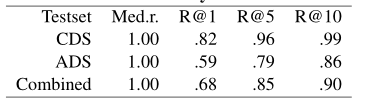
#> input picture opencv/7.png, 368 x 99 px
$ python test3.py
#> lines starting #> are read from the running program, lines starting #| are printed output that depends on the picture; after the words box and inside, x2 and y2 are one past the last pixel; in counts of white or black regions, pixels touching at a corner belong together
#> further down, img is the input picture: shape (99, 368, 3); min 0, max 255, mean 236.7
import cv2 as cv
import numpy as np

def dilate_demo(image):
    gray = cv.cvtColor(image, cv.COLOR_BGR2GRAY)
    ret, binary = cv.threshold(gray, 0, 255, cv.THRESH_BINARY_INV | cv.THRESH_OTSU)
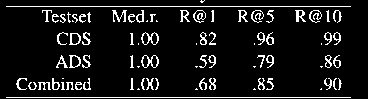
#> binary: shape (99, 368); 9.2% white in thin lines or dots
#> ret = 170
    kernel = cv.getStructuringElement(cv.MORPH_RECT, (6, 2))
    dst = cv.dilate(binary, kernel)
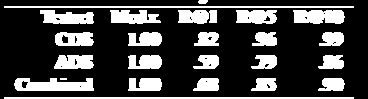
#> dst: shape (99, 368); 26.1% white; 24 white regions (1 under 20 px), largest, box (x1, y1, x2, y2) and area: (14, 78, 94, 91) 788, (4, 6, 354, 8) 700, (4, 97, 354, 99) 700
    kernel2 = cv.getStructuringElement(cv.MORPH_RECT, (2, 6))
    dst = cv.dilate(dst, kernel2)
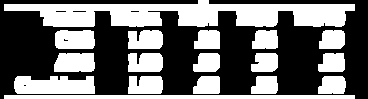
#> dst: shape (99, 368); 43.8% white; 17 white regions, largest, box (x1, y1, x2, y2) and area: (4, 0, 355, 27) 6088, (4, 95, 355, 99) 1404, (14, 76, 95, 94) 1274
    cv.imshow("dilate", dst)
    return dst


def close(image):
    gray = cv.cvtColor(image, cv.COLOR_BGR2GRAY)
    ret, binary = cv.threshold(gray, 0, 255, cv.THRESH_BINARY_INV | cv.THRESH_OTSU)
    kernel = cv.getStructuringElement(cv.MORPH_RECT, (6, 2))
    dst = cv.morphologyEx(binary, cv.MORPH_CLOSE, kernel)
    kernel2 = np.ones((2, 4), np.uint8)
    dst = cv.dilate(dst, kernel2, iterations=1)
    cv.imshow("dilate", dst)
    return dst

img = cv.imread("../7.png")
dilate_demo(img)
cv.waitKey(0)
cv.destroyAllWindows()

$ run again, with opencv/1.png copied over opencv/7.png
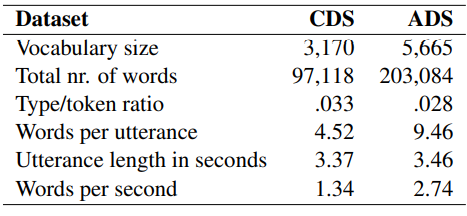
#> input picture opencv/1.png, 467 x 216 px
#> img is the input picture: shape (216, 467, 3); mean B, G, R 233.4, 233.4, 233.4
#> in dilate_demo, `ret, binary = cv.threshold(gray, 0, 255, cv.THRESH_BINARY_INV | cv.THR..`:
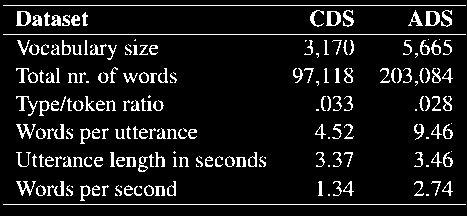
#> binary: shape (216, 467); 9.3% white in thin lines or dots
#> ret = 152
#> in dilate_demo, `dst = cv.dilate(dst, kernel2)`:
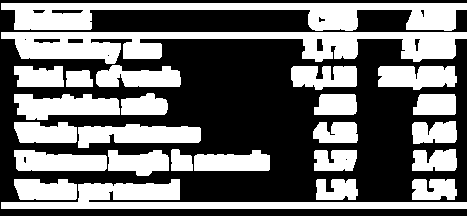
#> dst: shape (216, 467); 42.9% white; 25 white regions, largest, box (x1, y1, x2, y2) and area: (1, 32, 467, 64) 7844, (1, 3, 467, 31) 6590, (1, 179, 467, 209) 4971

$ run again, with opencv/2.png copied over opencv/7.png
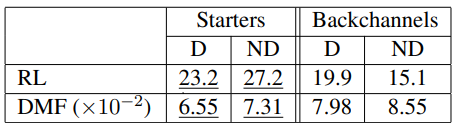
#> input picture opencv/2.png, 460 x 127 px
#> img is the input picture: shape (127, 460, 3); mean B, G, R 229.1, 229.1, 229.1
#> in dilate_demo, `ret, binary = cv.threshold(gray, 0, 255, cv.THRESH_BINARY_INV | cv.THR..`:
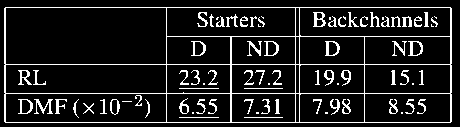
#> binary: shape (127, 460); 11.4% white in thin lines or dots, all inside (x1, y1, x2, y2) = (4, 7, 452, 123)
#> ret = 153
#> in dilate_demo, `dst = cv.dilate(dst, kernel2)`:
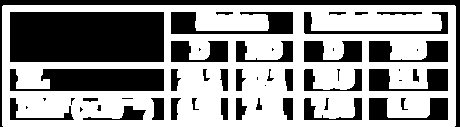
#> dst: shape (127, 460); 58.4% white; 51 black regions (15 under 20 px), largest, box (x1, y1, x2, y2) and area: (10, 12, 164, 62) 7700, (0, 0, 460, 127) 3036, (10, 69, 164, 91) 2801

$ run again, with opencv/5.png copied over opencv/7.png
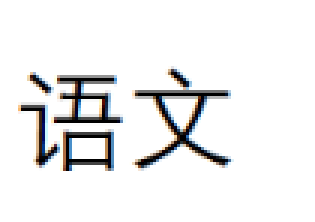
#> input picture opencv/5.png, 105 x 74 px (shown 3 times larger)
#> img is the input picture: shape (74, 105, 3); mean B, G, R 237.6, 237.4, 237.4
#> in dilate_demo, `ret, binary = cv.threshold(gray, 0, 255, cv.THRESH_BINARY_INV | cv.THR..`:
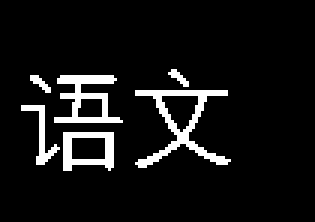
#> binary: shape (74, 105) (shown 3 times larger); 7.9% white in thin lines or dots, all inside (x1, y1, x2, y2) = (7, 23, 77, 57)
#> ret = 151
#> in dilate_demo, `dst = cv.dilate(dst, kernel2)`:
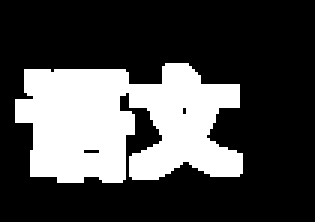
#> dst: shape (74, 105) (shown 3 times larger); 28.4% white; 1 white region, box (x1, y1, x2, y2) and area: (5, 21, 81, 61) 2208
